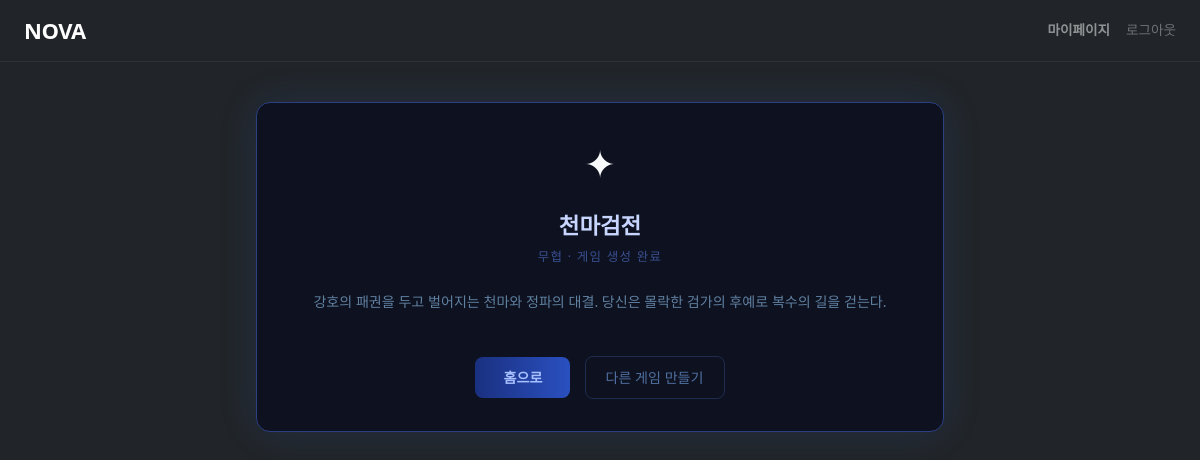
Page /gamebuilder/7/complete/ (signed in) on the committed database.
### gamebuilder/models.py (models this page shows, shortened)
class Game(models.Model):
    title = models.CharField(max_length=100)
    genre = models.CharField(max_length=20, choices=GENRE_CHOICES)
    extra_tags = models.JSONField(default=list, blank=True)
    description = models.CharField(max_length=300, blank=True)
    world_setting = models.TextField(blank=True)   # 모달 세계관 요약
    detailed_desc = models.TextField(blank=True)   # 상세 페이지 설명
    prologue = models.TextField(blank=True)        # 프롤로그 미리보기
    prompt_template = models.CharField(max_length=100, blank=True, default="기본 템플릿")
    thumb_url = models.CharField(max_length=500, blank=True)
    play_count = models.PositiveIntegerField(default=0)
    like_count = models.PositiveIntegerField(default=0)
    is_published = models.BooleanField(default=False)
    created_by = models.ForeignKey(
        settings.AUTH_USER_MODEL,
        on_delete=models.CASCADE,
        related_name="created_games",
    )
    created_at = models.DateTimeField(auto_now_add=True)
    updated_at = models.DateTimeField(auto_now=True)

### gamebuilder/views.py (the view)
# urls.py: path("<int:pk>/complete/", views.game_complete, name="complete"),
@login_required
def game_complete(request, pk):
    game = get_object_or_404(Game, pk=pk, created_by=request.user)
    return render(request, "gamebuilder/complete.html", {"game": game})

### templates/gamebuilder/complete.html (shortened to what this page needs)
{% extends "base.html" %}
{% block content %}
<div class="done-card">
  <div class="done-icon">✦</div>
  <div class="done-title">{{ game.title }}</div>
  <div class="done-genre">{{ game.genre }} · 게임 생성 완료</div>
  {% if game.description %}
  <p style="color:#6080a0; font-size:.88rem;">{{ game.description }}</p>
  {% endif %}
  <div>
    <a href="{% url 'main:home' %}" class="btn-home">홈으로</a>
    <a href="{% url 'gamebuilder:create' %}" class="btn-another">다른 게임 만들기</a>
  </div>
</div>
{% endblock %}

### templates/gamebuilder/complete.html (style rules this page uses)
.done-card { background: #0d1120; border: 1px solid #2a4080; border-radius: 14px; padding: 32px 28px; text-align: center; box-shadow: 0 0 40px rgba(74,122,255,.12); }
.done-icon { font-size: 2.4rem; margin-bottom: 16px; }
.done-title { font-size: 1.4rem; font-weight: 700; color: #c8d6ff; margin-bottom: 6px; }
.done-genre { font-size: .78rem; color: #3a5090; letter-spacing: .1em; text-transform: uppercase; margin-bottom: 24px; }
.btn-home { display: inline-block; margin-top: 28px; padding: 10px 28px; border-radius: 8px; background: linear-gradient(90deg, #1a3080 0%, #2a50c0 100%); color: #a8c0ff; font-weight: 600; text-decoration: none; font-size: .88rem; }
.btn-another { display: inline-block; margin-top: 28px; margin-left: 10px; padding: 10px 20px; border-radius: 8px; border: 1px solid #1e2d50; color: #5070a0; text-decoration: none; font-size: .88rem; }

### rows in the picture
Game: title "천마검전", genre "무협", description "강호의 패권을 두고 벌어지는 천마와 정파의 대결. 당신은 몰락한 검가의 후예로 복수의 길을 걷는다."
